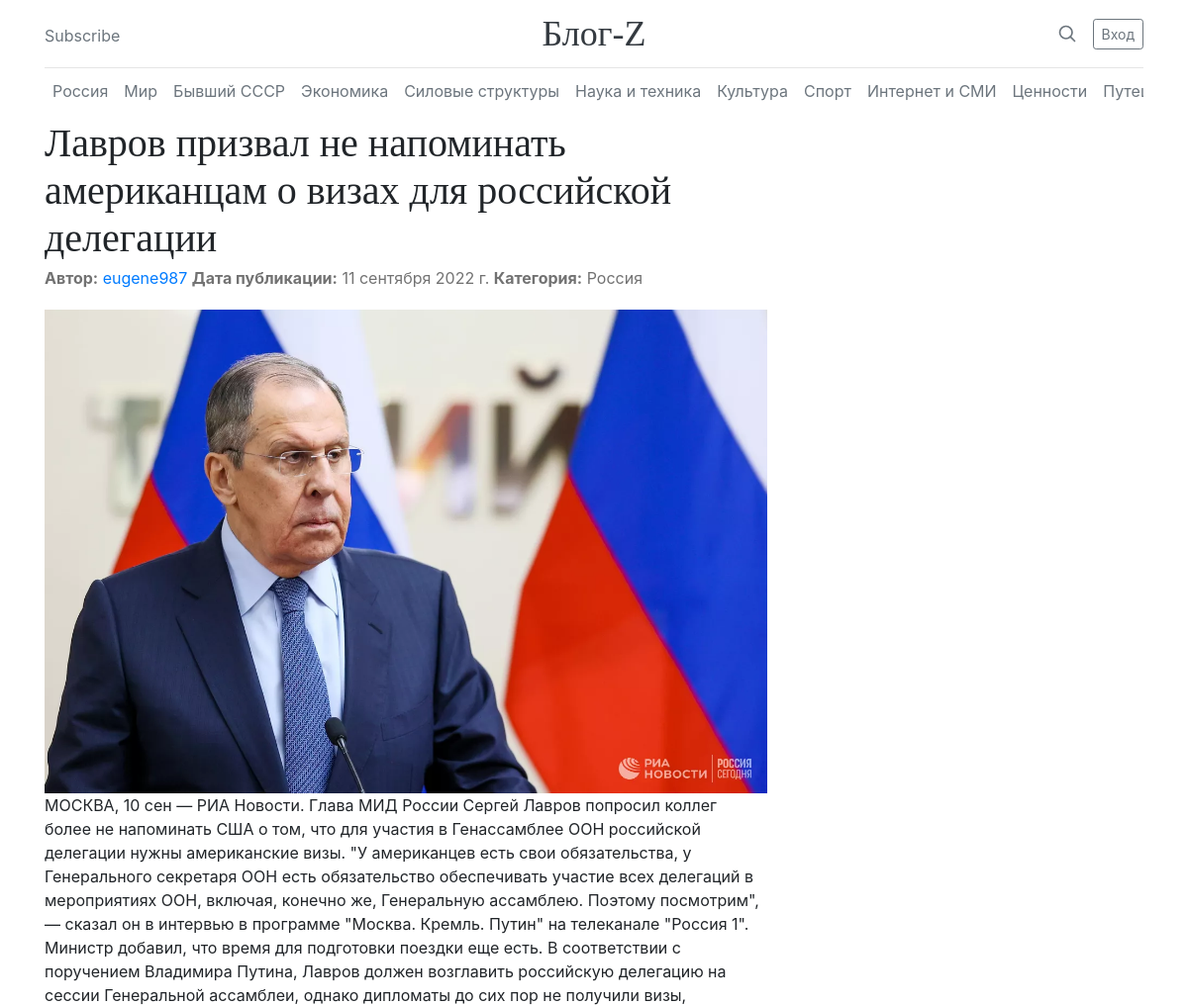
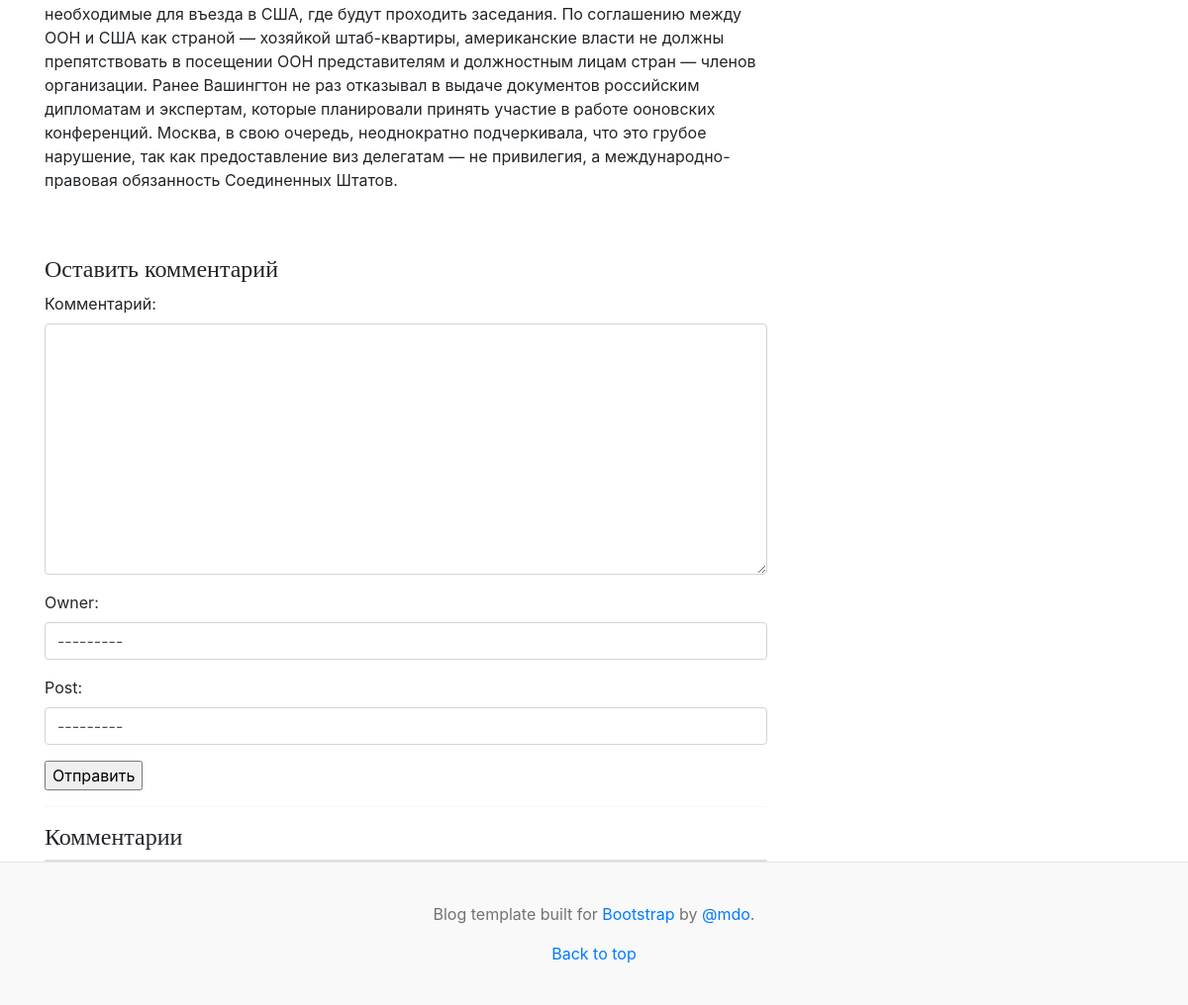
The app's page /posts/12 with its own data (2 pictures, top to bottom).
### blog/models.py (models this page shows, shortened)
class Post(models.Model):
    RUSSIA = '1'
    WORLD = '2'
    EX_USSR = '3'
    ECONOMY = '4'
    FORCE_STRUCTURES = '5'
    SCIENCE_AND_TECHNOLOGY = '6'
    CULTURE = '7'
    SPORT = '8'
    INTERNET_AND_MASS_MEDIA = '9'
    VALUES = '10'
    TRAVELS = '11'
    FROM_THE_LIFE = '12'
    CATEGORY = (
        (None, 'Выберите категорию'),
        (RUSSIA, 'Россия'),
        (WORLD, 'Мир'),
        (EX_USSR, 'Бывший СССР'),
        (ECONOMY, 'Экономика'),
        (FORCE_STRUCTURES, 'Силовые структуры'),
        (SCIENCE_AND_TECHNOLOGY, 'Наука и техника'),
        (CULTURE, 'Культура'),
        (SPORT, 'Спорт'),
        (INTERNET_AND_MASS_MEDIA, 'Интернет и СМИ'),
        (VALUES, 'Ценности'),
        (TRAVELS, 'Путешествия'),
        (FROM_THE_LIFE, 'Из жизни')
    )
    title = models.CharField(verbose_name='Название статьи', max_length=100)
    content = models.TextField(verbose_name='Содержание статьи')
    image = models.ImageField(
        verbose_name='Фото',
        upload_to='%Y/%m/%d/',
        blank=True
    )
    publication_date = models.DateTimeField(
        verbose_name='Дата публикации',
        default=timezone.now
    )
    owner = models.ForeignKey(User, on_delete=models.CASCADE, verbose_name='Автор')
    category = models.CharField(
        max_length=2,
        choices=CATEGORY
    )
    class Meta:
        ordering = ['-publication_date']
    def __str__(self):
        return self.title

### blog/views.py (the view, shortened to what this page needs)
# urls.py: path('posts/<int:pk>', PostView.as_view(), name='post_detail'),
class PostView(View):
    def get(self, request, *args, **kwargs):
        view = PostDetailView.as_view()
        return view(request, *args, **kwargs)

### blog/forms.py
class CommentForm(ModelForm):
    def __init__(self, *args, **kwargs):
        super().__init__(*args, **kwargs)
        for field in self.fields:
            self.fields[field].widget.attrs.update(
                {'class': 'form-control'}
            )
    class Meta:
        model = Comment
        fields = ['content', 'owner', 'post']

### blog/views.py (called while the page is built)
    def get(self, request, *args, **kwargs):
        self.object = self.get_object()
        context = self.get_context_data(object=self.object)
        context['form'] = CommentForm()
        return self.render_to_response(context)

### blog/templates/blog/post_detail.html
{% extends "blog/base.html" %}
{% block content %}
<div class="row g-5">
    <div class="col-md-8">
        <article class="blog-post">
            <h2 class="blog-post-title mb-1">{{ post.title }}</h2>
            <p class="blog-post-meta">
                <b>Автор:</b> <a href="{% url 'blog:profile' %}">{{ post.owner }}</a>
                <b>Дата публикации:</b> {{ post.publication_date | date }}
                <b>Категория:</b> {{ post.get_category_display }}
            </p>
            {% if post.image %}
                <img src="{{ post.image.url }}" class="img-fluid" alt="">
            {% endif %}
            <p>{{ post.content }}</p>
        </article>
        {% include 'blog/comment.html' %}
        <hr>
        {% include 'blog/comment_list.html' %}
    </div>
</div>
{% endblock content%}

### blog/static/blog/blog.css (style rules this page uses)
h1, h2, h3, h4, h5, h6 { font-family: "Playfair Display", Georgia, "Times New Roman", serif; }
.blog-post { margin-bottom: 4rem; }
.blog-post-title { font-size: 2.5rem; }
.blog-post-meta { margin-bottom: 1.25rem; color: #727272; }

### records on screen
Post: title "Лавров призвал не напоминать американцам о визах для российской делегации", owner "eugene987", publication_date "11 сентября 2022 г.", category "Россия", image (picture), content "МОСКВА, 10 сен — РИА Новости. Глава МИД России Сергей Лавров попросил коллег более не напоминать США о том, что для участия в Генассамблее ООН российской делегации нужны американские визы. \"У американцев есть свои обязательства, у Генерального секретаря ООН есть обязательство обеспечивать участие всех делегаций в мероприятиях ООН, включая, конечно же, Генеральную ассамблею. Поэтому посмотрим\", — сказал он в интервью в программе \"Москва. Кремль. Путин\" на телеканале \"Россия 1\". Министр добавил, что время для подготовки поездки еще есть. В соответствии с поручением Владимира Путина, Лавров должен возглавить российскую делегацию на сессии Генеральной ассамблеи, однако дипломаты до сих пор не…"
